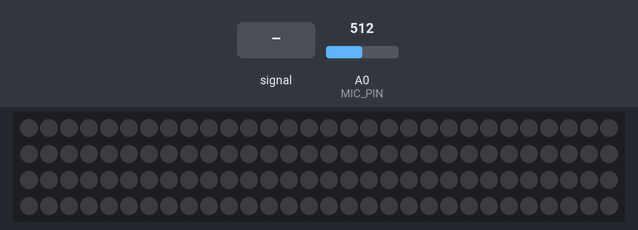
This sketch was run on a simulated Arduino Uno, built with avr-gcc and run on an emulated ATmega328P. Shown: 120 RGB LEDs in strip order, left to right, continuing on the next row. Inputs (shaded band) come from the test bench; at power-on: A0 (MIC_PIN) = 512. Dim RGB values are drawn brighter than linear.

Above: at 1.2 s.
1.3 s: A0 (MIC_PIN) fed a 1000 Hz sine of ±255 counts around its level
At 2.6 s:
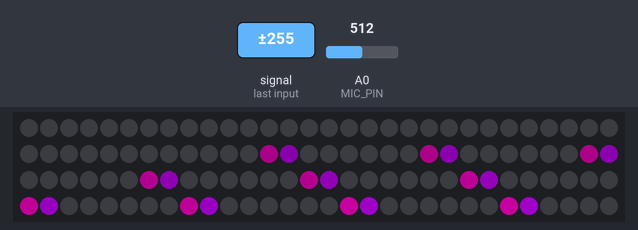
3.4 s: A0 (MIC_PIN) set to 716
At 3.99 s:
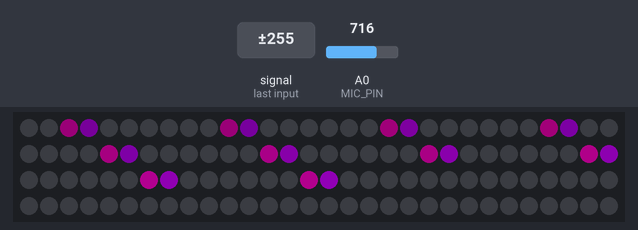
5.8 s: A0 (MIC_PIN) fed a 200 Hz sine of ±81 counts around its level
At 7.03 s:
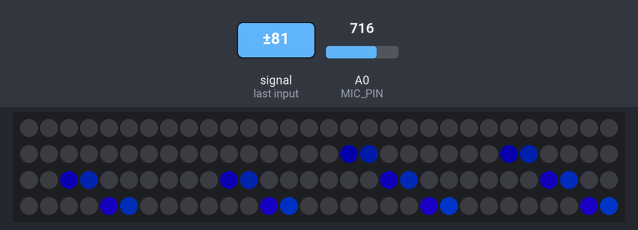
7.8 s: A0 (MIC_PIN) fed a 1000 Hz sine of ±255 counts around its level
At 8.17 s:
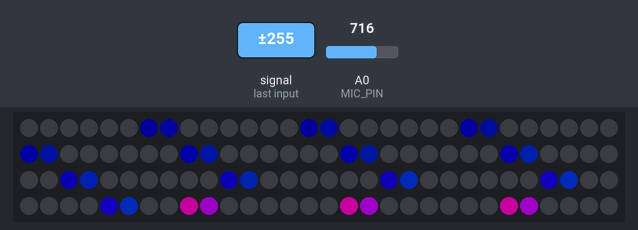
9.8 s: A0 (MIC_PIN) fed a 50 Hz sine of ±306 counts around its level
At 11.08 s:
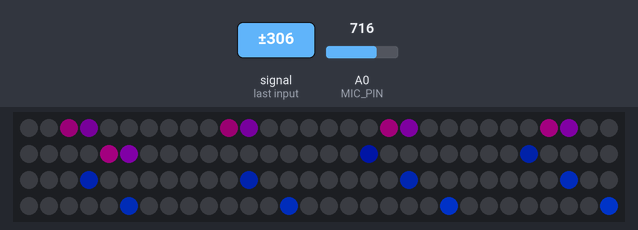
11.8 s: A0 (MIC_PIN) set to 900
At 14.3 s:
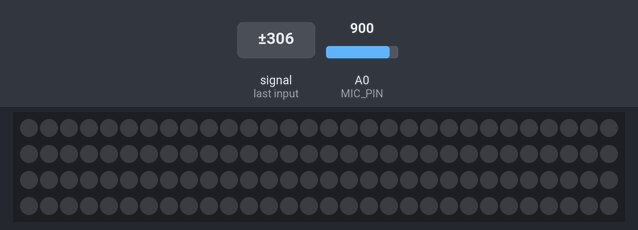

The sketch:

trail.ino
```cpp
// ============================================================================
// TRAIL - Scrolling frequency visualizer with history
// ============================================================================
//
// How it works:
// 1. Microphone captures audio (64 samples)
// 2. FFT splits sound into 8 frequency bands
// 3. First 8 LEDs show real-time which bands are active
// 4. Every SCROLL_MS the pattern shifts to the right
// 5. Old patterns slowly fade out
//
// Visual effect:
//   LED 0-7: Real-time frequency bands (bass left, treble right)
//   LED 8+:  History that scrolls right and fades out
//
//   [REAL-TIME] -----> [HISTORY scrolls and fades] ----->
//   [0][1][2]...[7] | [8][9][10].............[119]
//
// Frequency bands:
//   Band 0: ~150 Hz   (sub-bass)     - Color: Deep blue
//   Band 1: ~230 Hz   (bass)         - Color: Blue-purple
//   Band 2: ~390 Hz   (low-mid)      - Color: Purple
//   Band 3: ~550 Hz   (mid)          - Color: Violet
//   Band 4: ~780 Hz   (mid)          - Color: Magenta-purple
//   Band 5: ~1100 Hz  (high-mid)     - Color: Magenta
//   Band 6: ~1500 Hz  (presence)     - Color: Hot pink
//   Band 7: ~2000 Hz  (treble)       - Color: Pink-red
//
// ============================================================================

#include <Adafruit_NeoPixel.h>
#include <arduinoFFT.h>

// ============================================================================
// SETTINGS - Adjust to taste
// ============================================================================

// --- General ---
const int BRIGHTNESS = 100;           // LED brightness (0-255)
const bool REVERSE_DIRECTION = true;  // true = scroll left, false = scroll right

// --- Sensitivity ---
const float THRESHOLD = 0.70;         // Activation threshold (0.0-1.0)
                                      // Lower = more sensitive, higher = only loud sounds
const bool USE_INTENSITY = true;      // true = brightness varies with volume
                                      // false = always full brightness

// --- Scroll effect ---
const int SCROLL_MS = 50;             // Scroll speed in milliseconds
                                      // Lower = faster scrolling
const float FADE_AMOUNT = 0.92;       // Fade factor per scroll step (0.0-1.0)
                                      // Lower = faster fade out

// --- Number of real-time LEDs ---
const int REALTIME_LEDS = 8;          // How many LEDs for real-time display
                                      // = number of frequency bands

// ============================================================================
// FREQUENCY BANDS - For advanced users
// ============================================================================

const int NUM_BANDS = 8;

// FFT bin where each band starts (with 64 samples, 5000Hz sample rate)
// Bin number = frequency / (sample_rate / samples) = freq / 78.125
const int BAND_START[8] = {
  2,    // Band 0: ~156 Hz (sub-bass)
  3,    // Band 1: ~234 Hz (bass)
  5,    // Band 2: ~390 Hz (low-mid)
  7,    // Band 3: ~547 Hz (mid)
  10,   // Band 4: ~781 Hz (mid)
  14,   // Band 5: ~1094 Hz (high-mid)
  19,   // Band 6: ~1484 Hz (presence)
  25    // Band 7: ~1953 Hz (treble)
};
const int BAND_END = 32;              // Last FFT bin

// Noise floor per band (signal below this value is ignored)
// Band 0 (bass) has higher threshold because low freq have more noise
const float BAND_NOISE[8] = {
  200,  // Band 0: high threshold for sub-bass
  80,   // Band 1-7: standard threshold
  80,
  80,
  80,
  80,
  80,
  80
};

// Enable/disable individual bands
const bool BAND_ENABLED[8] = {
  true, true, true, true, true, true, true, true
};

// ============================================================================
// COLORS
// ============================================================================

// Hex color code per band (0xRRGGBB)
const uint32_t COLORS[8] = {
  0x0044FF,  // Band 0: Deep blue
  0x2200FF,  // Band 1: Blue-purple
  0x6600FF,  // Band 2: Purple
  0x9900FF,  // Band 3: Violet
  0xCC00FF,  // Band 4: Magenta-purple
  0xFF00CC,  // Band 5: Magenta
  0xFF0088,  // Band 6: Hot pink
  0xFF0044   // Band 7: Pink-red
};

// ============================================================================
// HARDWARE - Adjust for your setup
// ============================================================================

const int MIC_PIN = A0;               // Microphone analog pin
const int LED_PIN = 6;                // LED data pin
const int NUM_LEDS = 120;             // Total number of LEDs on strip

// ============================================================================
// FFT CONFIGURATION - Usually no need to change
// ============================================================================

const uint16_t SAMPLES = 64;          // Number of audio samples
const double SAMPLE_FREQ = 5000;      // Sample frequency in Hz

// ============================================================================
// INTERNAL VARIABLES - Do not change
// ============================================================================

Adafruit_NeoPixel strip(NUM_LEDS, LED_PIN, NEO_GRB + NEO_KHZ800);

double vReal[SAMPLES];
double vImag[SAMPLES];
ArduinoFFT<double> FFT = ArduinoFFT<double>(vReal, vImag, SAMPLES, SAMPLE_FREQ);

float bands[NUM_BANDS];
float bandPeaks[NUM_BANDS];

unsigned long lastScroll = 0;

// ============================================================================
// FUNCTIONS
// ============================================================================

int led(int i) {
  return REVERSE_DIRECTION ? (NUM_LEDS - 1 - i) : i;
}

uint32_t dimColor(uint32_t color, float intensity) {
  uint8_t r = ((color >> 16) & 0xFF) * intensity;
  uint8_t g = ((color >> 8) & 0xFF) * intensity;
  uint8_t b = (color & 0xFF) * intensity;
  return strip.Color(r, g, b);
}

uint32_t fadeColor(uint32_t color, float factor) {
  uint8_t r = ((color >> 16) & 0xFF) * factor;
  uint8_t g = ((color >> 8) & 0xFF) * factor;
  uint8_t b = (color & 0xFF) * factor;
  return strip.Color(r, g, b);
}

void setup() {
  strip.begin();
  strip.setBrightness(BRIGHTNESS);

  for (int i = 0; i < NUM_LEDS; i++) {
    strip.setPixelColor(i, 0);
  }
  strip.show();

  for (int i = 0; i < NUM_BANDS; i++) {
    bandPeaks[i] = BAND_NOISE[i];
  }
}

void loop() {
  sampleAudio();
  analyzeFFT();

  // Update real-time LEDs (first 8)
  for (int b = 0; b < REALTIME_LEDS && b < NUM_BANDS; b++) {
    if (!BAND_ENABLED[b]) {
      strip.setPixelColor(led(b), 0);
      continue;
    }

    bool active = (bands[b] > BAND_NOISE[b]) &&
                  (bands[b] > bandPeaks[b] * THRESHOLD);

    if (active) {
      if (USE_INTENSITY) {
        float intensity = (bands[b] - BAND_NOISE[b]) / (bandPeaks[b] - BAND_NOISE[b] + 1);
        intensity = constrain(intensity, 0.2, 1.0);
        strip.setPixelColor(led(b), dimColor(COLORS[b], intensity));
      } else {
        strip.setPixelColor(led(b), COLORS[b]);
      }
    } else {
      strip.setPixelColor(led(b), 0);
    }
  }

  // Scroll history
  unsigned long now = millis();
  if (now - lastScroll >= SCROLL_MS) {
    lastScroll = now;

    for (int i = NUM_LEDS - 1; i >= REALTIME_LEDS; i--) {
      if (i >= REALTIME_LEDS + REALTIME_LEDS) {
        uint32_t c = strip.getPixelColor(led(i - REALTIME_LEDS));
        strip.setPixelColor(led(i), fadeColor(c, FADE_AMOUNT));
      } else {
        int srcLed = i - REALTIME_LEDS;
        strip.setPixelColor(led(i), strip.getPixelColor(led(srcLed)));
      }
    }
  }

  // Update peaks (auto-gain)
  for (int b = 0; b < NUM_BANDS; b++) {
    if (bands[b] > bandPeaks[b]) {
      bandPeaks[b] = bands[b];
    } else {
      bandPeaks[b] = bandPeaks[b] * 0.993 + BAND_NOISE[b] * 0.007;
    }
  }

  strip.show();
}

void sampleAudio() {
  unsigned long start = micros();
  for (int i = 0; i < SAMPLES; i++) {
    while (micros() - start < (i * (1000000.0 / SAMPLE_FREQ))) {}
    vReal[i] = analogRead(MIC_PIN);
    vImag[i] = 0;
  }
}

void analyzeFFT() {
  FFT.windowing(FFTWindow::Hamming, FFTDirection::Forward);
  FFT.compute(FFTDirection::Forward);
  FFT.complexToMagnitude();

  for (int b = 0; b < NUM_BANDS; b++) {
    bands[b] = 0;
    int count = 0;
    int endBin = (b < NUM_BANDS - 1) ? BAND_START[b + 1] : BAND_END;

    for (int i = BAND_START[b]; i < endBin; i++) {
      bands[b] += vReal[i];
      count++;
    }
    if (count > 0) bands[b] /= count;
  }
}
```

Measured:
- after the input at 1.3 s, the LEDs: first change after 0.23 s (image 1 shows a later state)
- after the input at 5.8 s, the LEDs: first change after 0.16 s (image 3 shows a later state)
- after the input at 7.8 s, the LEDs: first differ from a run without the input after 0.18 s (image 4 shows a later state)
- after the input at 9.8 s, the LEDs: first differ from a run without the input after 0.21 s (image 5 shows a later state)
